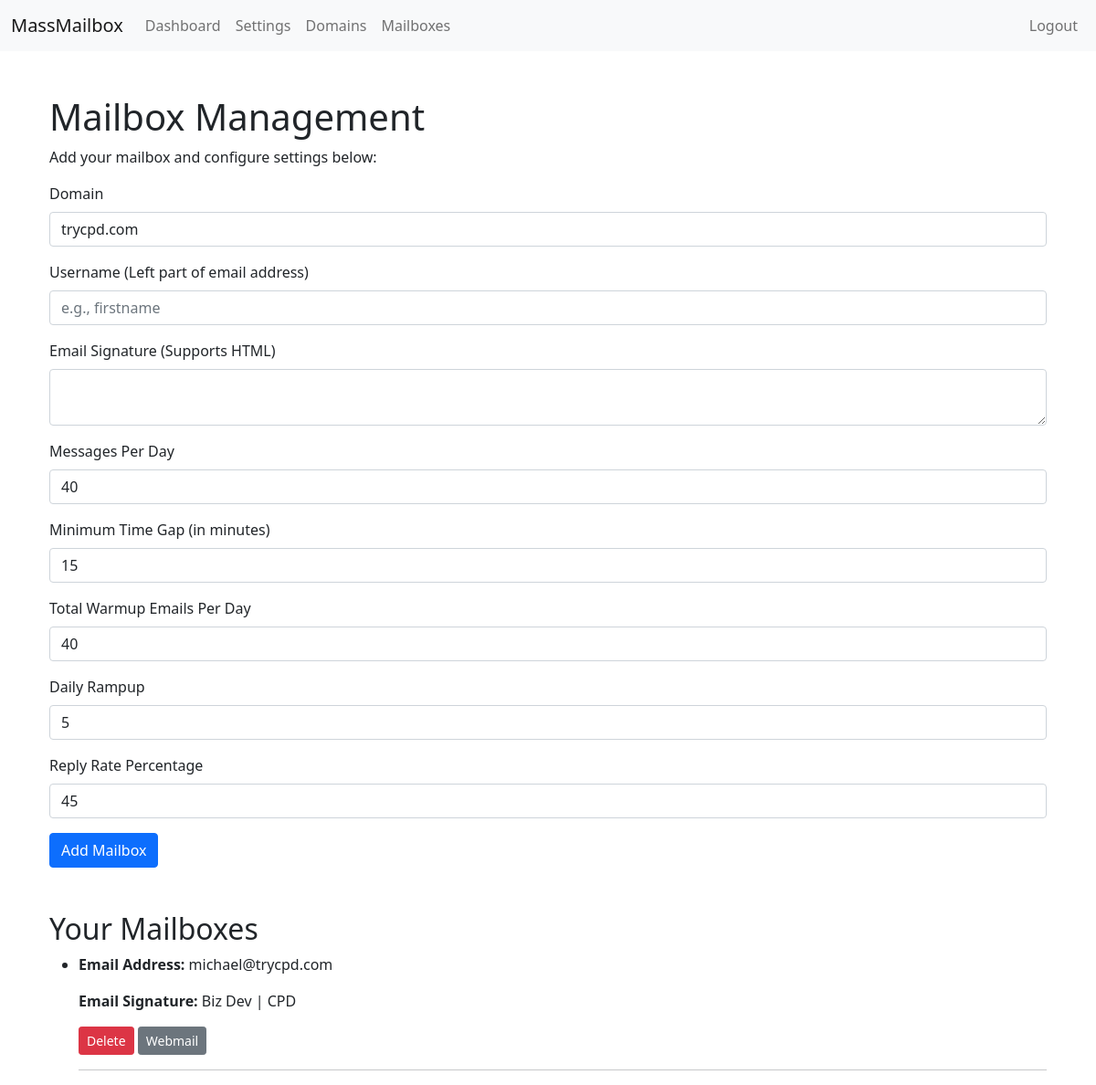
Before: /mailboxes (signed in) with the older database file.
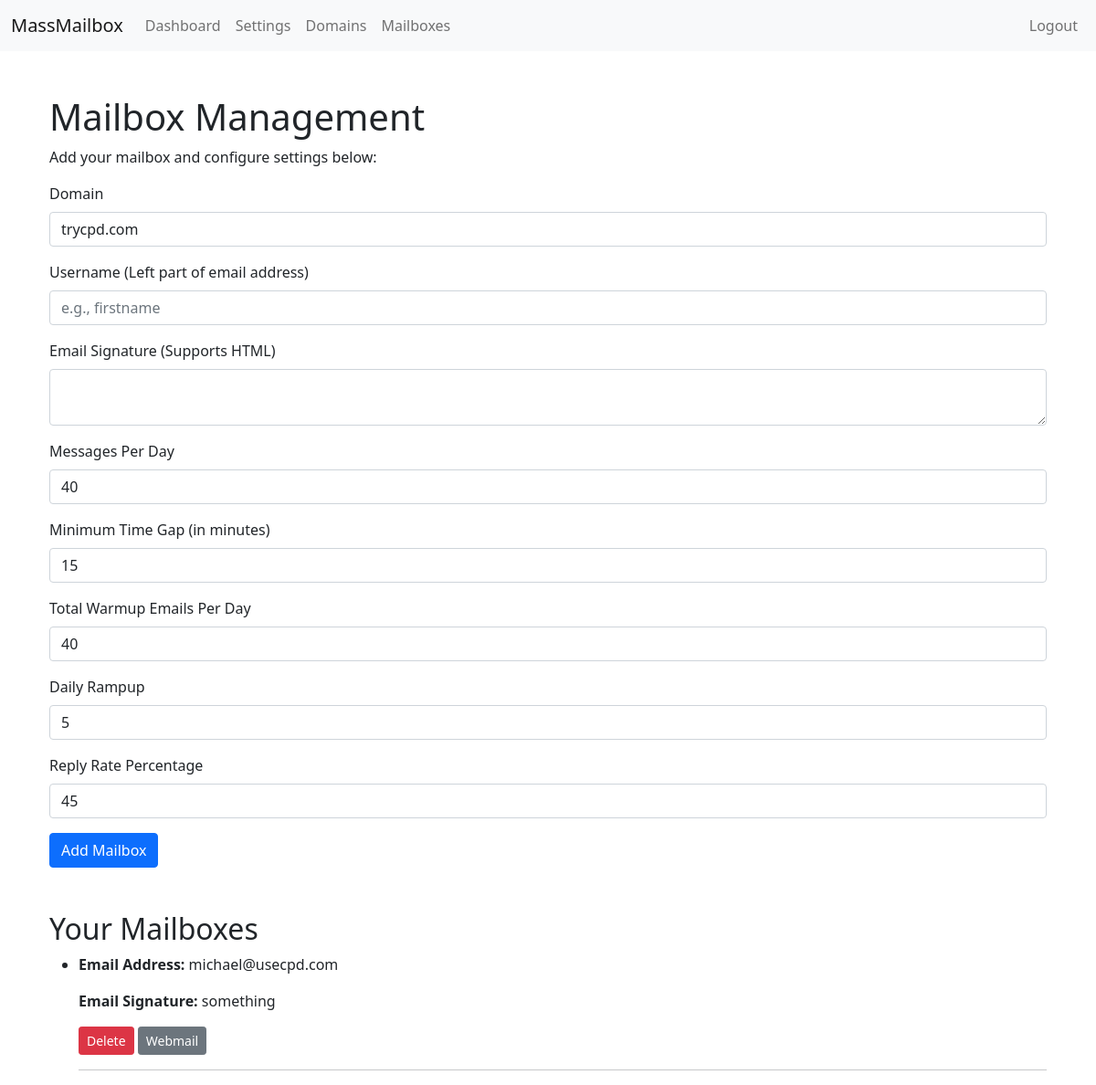
After: the same page with the newer database file.
### app/models.py (models this page shows, shortened)
class Mailbox(db.Model):
    id = db.Column(db.Integer, primary_key=True)
    email_address = db.Column(db.String(255), nullable=False)
    user_id = db.Column(db.Integer, db.ForeignKey('user.id'), nullable=False)  # Foreign key to User model
    domain_id = db.Column(db.Integer, db.ForeignKey('domain.id'), nullable=False)  # Foreign key to Domain model
    created_at = db.Column(db.DateTime, nullable=False, server_default=db.func.now())  # Timestamp
    email_signature = db.Column(db.Text, nullable=False)
    message_per_day = db.Column(db.Integer, default=40)
    minimum_time_gap = db.Column(db.Integer, default=15)
    total_warmup_per_day = db.Column(db.Integer, default=40)
    daily_rampup = db.Column(db.Integer, default=5)
    reply_rate_percentage = db.Column(db.Integer, default=45)

### app/views.py (the view, shortened to what this page needs)
@main.route('/mailboxes', methods=['GET', 'POST'])
@login_required
def mailboxes():
    form = MailboxForm()
    user_domains = Domain.query.filter_by(user_id=current_user.id).all()
    form.domain_id.choices = [(domain.id, domain.domain) for domain in user_domains]  # Populate domain choices in the form
    user_mailboxes = Mailbox.query.filter_by(user_id=current_user.id).all()
    return render_template('mailboxes.html', form=form, domains=user_domains, mailboxes=user_mailboxes)

### app/forms.py
class MailboxForm(FlaskForm):
    domain_id = SelectField('Select Domain', coerce=int, validators=[DataRequired()])  # Populated from existing domains
    username = StringField('Username (left part of the email address)', validators=[DataRequired()])  # Replace Mailbox name and email format
    email_signature = TextAreaField('Email Signature (customizable, supports HTML)', validators=[DataRequired()])  # Allow HTML input
    message_per_day = IntegerField('Messages Per Day', default=40, validators=[DataRequired(), NumberRange(min=1, max=100)])
    minimum_time_gap = IntegerField('Minimum Time Gap (in minutes)', default=15, validators=[DataRequired(), NumberRange(min=1)])
    total_warmup_per_day = IntegerField('Total Warmup Emails Per Day', default=40, validators=[DataRequired(), NumberRange(min=1, max=100)])
    daily_rampup = IntegerField('Daily Rampup', default=5, validators=[DataRequired(), NumberRange(min=1, max=100)])
    reply_rate_percentage = IntegerField('Reply Rate Percentage', default=45, validators=[DataRequired(), NumberRange(min=0, max=100)])
    submit = SubmitField('Add Mailbox')

### app/__init__.py (called while the page is built)
@login_manager.user_loader
def load_user(user_id):
    from app.models import User
    return User.query.get(int(user_id))

### app/views.py (called while the page is built)
@main.app_context_processor
def inject_navigation():
    return dict(
        navigation=[
            {'name': 'Dashboard', 'url': url_for('main.dashboard')},
            {'name': 'Settings', 'url': url_for('main.settings')},
            {'name': 'Domains', 'url': url_for('main.domains')},
            {'name': 'Mailboxes', 'url': url_for('main.mailboxes')}
        ]
    )

### app/templates/mailboxes.html (shortened to what this page needs)
{% extends "base.html" %}
{% block content %}
<div class="container mt-5">
    <h1>Mailbox Management</h1>
    <p>Add your mailbox and configure settings below:</p>
    <form id="mailboxForm" method="POST" action="{{ url_for('main.mailboxes') }}">
        <div class="mb-3">
            <label for="domain" class="form-label">Domain</label>
            <select class="form-control" id="domain" name="domain_id">
                {% for domain in domains %}
                    <option value="{{ domain.id }}">{{ domain.domain }}</option>
                {% endfor %}
            </select>
        </div>
        <div class="mb-3">
            <label for="username" class="form-label">Username (Left part of email address)</label>
            {{ form.username(class="form-control", id="username", placeholder="e.g., firstname") }}
        </div>
        <div class="mb-3">
            <label for="email_signature" class="form-label">Email Signature (Supports HTML)</label>
            {{ form.email_signature(class="form-control", id="email_signature") }}
        </div>
        <div class="mb-3">
            <label for="message_per_day" class="form-label">Messages Per Day</label>
            {{ form.message_per_day(class="form-control", id="message_per_day") }}
        </div>
        <div class="mb-3">
            <label for="minimum_time_gap" class="form-label">Minimum Time Gap (in minutes)</label>
            {{ form.minimum_time_gap(class="form-control", id="minimum_time_gap") }}
        </div>
        <div class="mb-3">
            <label for="total_warmup_per_day" class="form-label">Total Warmup Emails Per Day</label>
            {{ form.total_warmup_per_day(class="form-control", id="total_warmup_per_day") }}
        </div>
        <div class="mb-3">
            <label for="daily_rampup" class="form-label">Daily Rampup</label>
            {{ form.daily_rampup(class="form-control", id="daily_rampup") }}
        </div>
        <div class="mb-3">
            <label for="reply_rate_percentage" class="form-label">Reply Rate Percentage</label>
            {{ form.reply_rate_percentage(class="form-control", id="reply_rate_percentage") }}
        </div>
        <button type="submit" class="btn btn-primary">Add Mailbox</button>
    </form>
    <h2 class="mt-5">Your Mailboxes</h2>
    <ul id="mailboxList">
        {% for mailbox in mailboxes %}
            <li class="mailbox-item">
                <p><strong>Email Address:</strong> {{ mailbox.email_address }}</p>
                <p><strong>Email Signature:</strong> {{ mailbox.email_signature }}</p>
                <form method="POST" action="{{ url_for('main.delete_mailbox', mailbox_id=mailbox.id) }}" style="display:inline;">
                    <button type="submit" class="btn btn-danger btn-sm">Delete</button>
                </form>
                <a href="#" class="btn btn-secondary btn-sm">Webmail</a>
            </li>
            <hr>
        {% else %}
            <li>No mailboxes added yet.</li>
        {% endfor %}
    </ul>
</div>
{% endblock %}

### app/templates/base.html (shortened to what this page needs)
<!DOCTYPE html>
<html lang="en">
<head>
    <link href="https://cdn.jsdelivr.net/npm/bootstrap@5.1.3/dist/css/bootstrap.min.css" rel="stylesheet">
</head>
<body>
    <nav class="navbar navbar-expand-lg navbar-light bg-light">
        <div class="container-fluid">
            <a class="navbar-brand" href="{{ url_for('main.index') }}">MassMailbox</a>
            <div class="collapse navbar-collapse" id="navbarNav">
                <ul class="navbar-nav me-auto">
                    {% if current_user.is_authenticated %}
                    <li class="nav-item"><a class="nav-link" href="{{ url_for('main.dashboard') }}">Dashboard</a></li>
                    <li class="nav-item"><a class="nav-link" href="{{ url_for('main.settings') }}">Settings</a></li>
                    <li class="nav-item"><a class="nav-link" href="{{ url_for('main.domains') }}">Domains</a></li>
                    <li class="nav-item"><a class="nav-link" href="{{ url_for('main.mailboxes') }}">Mailboxes</a></li>
                    {% endif %}
                </ul>
                <ul class="navbar-nav ms-auto">
                    {% if current_user.is_authenticated %}
                    <li class="nav-item"><a class="nav-link" href="{{ url_for('main.logout') }}">Logout</a></li>
                    {% else %}
                    <li class="nav-item"><a class="nav-link" href="{{ url_for('main.login') }}">Login</a></li>
                    <li class="nav-item"><a class="nav-link" href="{{ url_for('main.signup') }}">Sign Up</a></li>
                    {% endif %}
                </ul>
            </div>
        </div>
    </nav>
    <div class="container mt-5">
        {% block content %}{% endblock %}
    </div>
</body>
</html>

Changed rows visible on the page:
changed Mailbox: email_address "michael@trycpd.com" → "michael@usecpd.com"; email_signature "Biz Dev | CPD" → "something"
